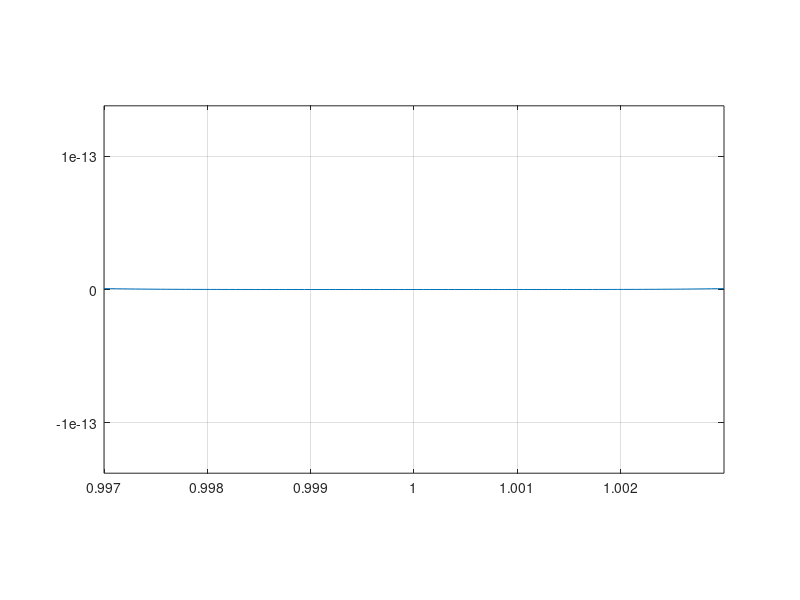

Source code (MATLAB):
% Script: ZoomPoli
% Plotea (x-1)^6 alrededor de x=1 con escala creciente
% pero evaluado via x^6 - 6x^5 + 15x^4 - 20x^3 + 15x^2 - 6x +1
%
% 05.04.2015 (Sergio Preidikman)
% 29.10.2015 (Luciano Ponzellini Marinelli)

clear, clc, close all
%a)
k=0;
n=100;
delta = .003;
x = linspace(1-delta,1+delta,n)';
y = (x-1).^6;
plot(x,y), grid on
axis([1-delta   1+delta   -max(abs(y))   max(abs(y))])

% Notamos que aquí no hay esa oscilación en los valores, se  debe a que
% aquí solo estamos realizando una resta y una potencia, en el caso
% anterior estabamos realizando muchas sumas/restas y potencias, eso hace
% que se presente un error por truncamiento